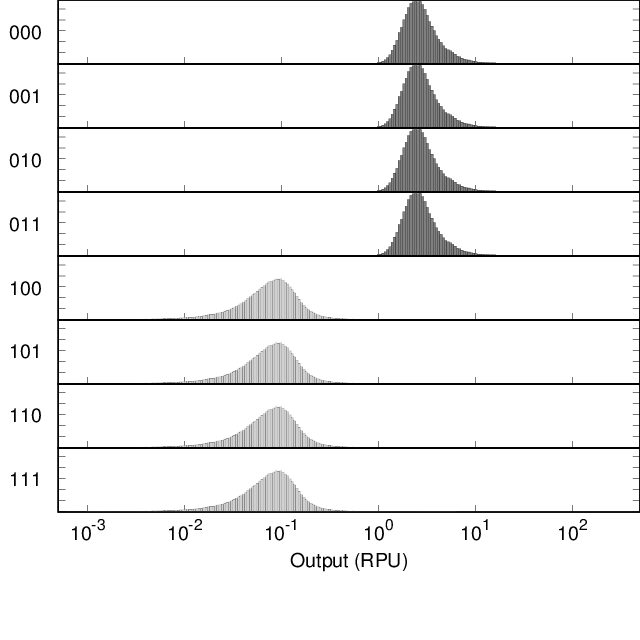

The gnuplot source for this figure:
set output "demo_FixedGates0xFE_002_A000_H1_HlyIIR_gate.eps"
set terminal postscript  eps  enhanced color "Helvetica, 35" size 8,8
reset
set xtics nomirror
set tics scale 2
set logscale x
set format y "" 
set format x "" 
set xtics (0.001, 0.01, 0.1, 0, 1, 10, 100)
set ytics 0.01
set border 15 lw 2
set lmargin 5
set bmargin 0
set rmargin 0
set tmargin 0
max=500 #max value
min=0.0005 #min value
set xrange [min:max]
set yrange [-0.0002:0.0580665]
set style fill solid 0.5 #fillstyle
set multiplot layout 10,1 rowsfirst
set ylabel "000" rotate by 0
plot "demo_FixedGates0xFE_002_A000_H1_HlyIIR_gate.txt" u (10**$1):2 w boxes lc rgb "black" notitle
set ylabel "001" rotate by 0
plot "demo_FixedGates0xFE_002_A000_H1_HlyIIR_gate.txt" u (10**$1):3 w boxes lc rgb "black" notitle
set ylabel "010" rotate by 0
plot "demo_FixedGates0xFE_002_A000_H1_HlyIIR_gate.txt" u (10**$1):4 w boxes lc rgb "black" notitle
set ylabel "011" rotate by 0
plot "demo_FixedGates0xFE_002_A000_H1_HlyIIR_gate.txt" u (10**$1):5 w boxes lc rgb "black" notitle
set ylabel "100" rotate by 0
plot "demo_FixedGates0xFE_002_A000_H1_HlyIIR_gate.txt" u (10**$1):6 w boxes lc rgb "dark-gray" notitle
set ylabel "101" rotate by 0
plot "demo_FixedGates0xFE_002_A000_H1_HlyIIR_gate.txt" u (10**$1):7 w boxes lc rgb "dark-gray" notitle
set ylabel "110" rotate by 0
plot "demo_FixedGates0xFE_002_A000_H1_HlyIIR_gate.txt" u (10**$1):8 w boxes lc rgb "dark-gray" notitle
set ylabel "111" rotate by 0
set format x "10^{%T}" 
set xlabel "Output (RPU)" 
plot "demo_FixedGates0xFE_002_A000_H1_HlyIIR_gate.txt" u (10**$1):9 w boxes lc rgb "dark-gray" notitle
unset multiplot
